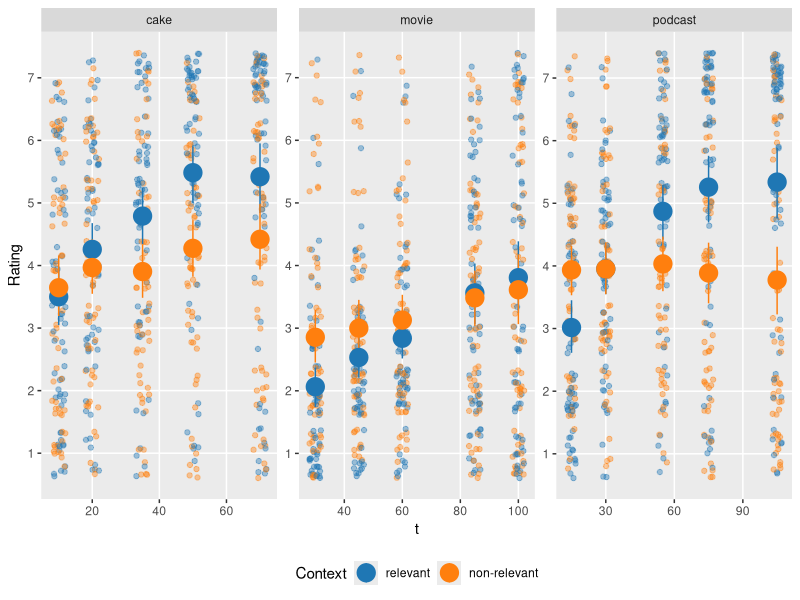

This chart was generated by the following R code: (Note: this script raises an error after producing the figure.)
## ---- chunk 1
knitr::opts_chunk$set(echo = TRUE)
## ---- chunk 2
library(tidyverse)
library(lme4)
library(afex)
library(here)
## ---- chunk 3
expt_data <- read_csv("../Results/Rater/Tidy/rater-tidy-experiment-12-09-21.csv") %>%
  mutate(Context = as_factor(Context)) %>%
  mutate(Subject = as.character(Subject)) %>%
  mutate(Context = recode(Context,
                          "1" = "relevant",
                          "2" = "non-relevant"))

## ---- chunk 4


m <- lmer(formula = Rating ~ 1 + Context * Level +
            (1|Story) + 
            (1 + Level|Subject), 
          data = expt_data)

summary(m)


## ---- chunk 5

library(Hmisc)
library(ggsci)

set.seed(123)
ggplot(data = expt_data,
       aes(x = TVal, color = Context, y = Rating)) +
  geom_jitter(aes(y = Rating),
              alpha = 0.4,
              width = 2) +
  stat_summary(fun.data = "mean_cl_boot", size = 1.3) +
  facet_wrap(vars(Story), scales = "free") +
  scale_y_continuous(breaks = c(1:7),
    labels = c("1","2","3","4","5","6","7"),
    minor_breaks = NULL) +
  # TODO: Change x-tick labels to actual t levels (need to look up how to do this)
  scale_x_continuous(minor_breaks = NULL) +
  scale_color_d3() +
  theme(legend.position = "bottom") +
  labs(
    x = "t"
  )


## ---- chunk 6

# Split data into the three separate stories
cake_data <- expt_data %>% filter(Story == "cake")
movie_data <- expt_data %>% filter(Story == "movie")
podcast_data <- expt_data %>% filter(Story == "podcast")

# Fit a linear model for each story to the ratings
lm_cake <- lm(formula = Rating ~ TVal, data = cake_data)
lm_movie <- lm(formula = Rating ~ TVal, data = movie_data)
lm_podcast <- lm(formula = Rating ~ TVal, data = podcast_data)

# Create data frames with inferred (predicted) ratings for all
# t values

# Note, you can change the values for which these data frames
# generate predicted values by changing the range of TVal
# in the call to 'expand_grid'
inferred_cake_ratings <- expand_grid(TVal = 1:120) 
inferred_cake_ratings <- inferred_cake_ratings %>%
  mutate(predicted_rating = predict(lm_cake, inferred_cake_ratings))


inferred_movie_ratings <- expand_grid(TVal = 1:180) 
inferred_movie_ratings <- inferred_movie_ratings %>%
  mutate(predicted_rating = predict(lm_movie, inferred_movie_ratings))

inferred_podcast_ratings <- expand_grid(TVal = 1:250) 
inferred_podcast_ratings <- inferred_podcast_ratings %>%
  mutate(predicted_rating = predict(lm_podcast, inferred_podcast_ratings))

## ---- chunk 7
write.csv(inferred_cake_ratings, file="./interpolatedContextRatings/interpolatedCakeRatings.csv", row.names = FALSE)
write.csv(inferred_podcast_ratings, file="./interpolatedContextRatings/interpolatedPodcastRatings.csv", row.names = FALSE)
write.csv(inferred_movie_ratings, file="./interpolatedContextRatings/interpolatedMovieRatings.csv", row.names = FALSE)
